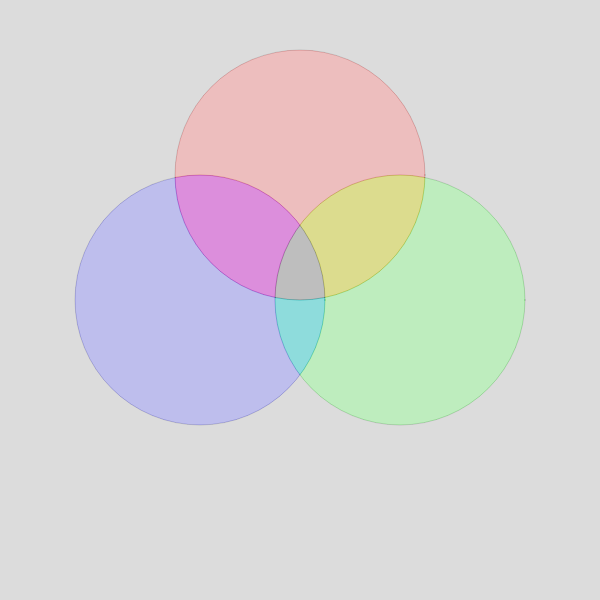
Frame 1 (no input)
Frame 60 (no input): identical to frame 1, image omitted
Frame 120 (the mouse pressed at the canvas centre since frame 60): identical to frame 1, image omitted

The p5.js sketch that drew this single still picture (run headless with seeded random() and noise() and a simulated clock; from frame 60 on, the mouse is pressed at the canvas centre):

// p5.js sketch
// ── sketch.js
function setup() {
  createCanvas(600, 600);
}

function draw() {
  background(220);

  blendMode(SOFT_LIGHT)

  fill("red")
  redcircle = circle(300, 175, 250, 50);
  
  fill("blue")
  bluecircle = circle(200, 300, 250, 50);
  
  fill("lime")
  limecircle = circle(400, 300, 250, 50);
  
  blendMode(BLEND)
}
